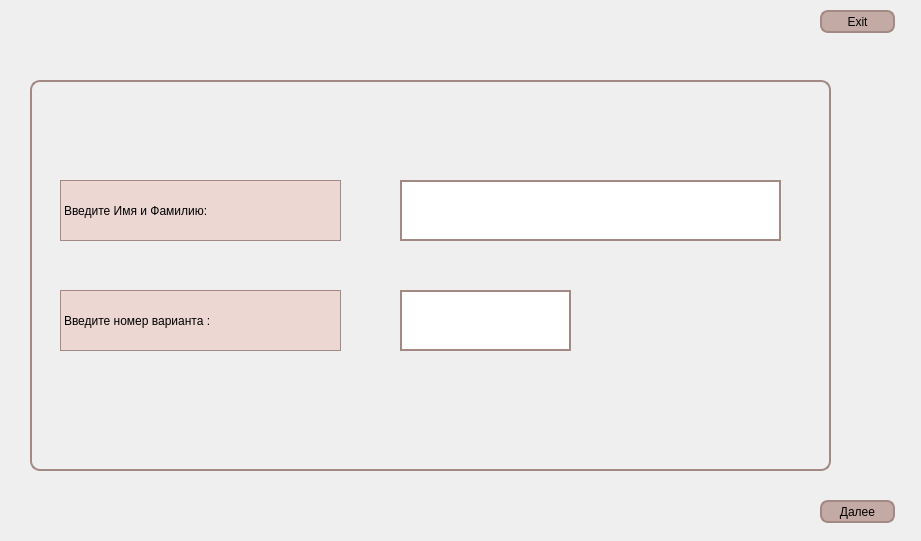
<?xml version="1.0" encoding="UTF-8"?>
<ui version="4.0">
 <class>Name</class>
 <widget class="QWidget" name="Name">
  <property name="geometry">
   <rect>
    <x>0</x>
    <y>0</y>
    <width>921</width>
    <height>541</height>
   </rect>
  </property>
  <property name="windowTitle">
   <string>Form</string>
  </property>
  <property name="styleSheet">
   <string notr="true">Name{
background-color: rgb(255, 240, 245);
}

QPushButton{
border-radius:8px;
border: 2px solid rgb(163, 137, 131);
background-color: rgb(196, 170, 164);
	font: 75 18pt &quot;Times New Roman&quot;;
}
QPushButton::hover{
border: 2px solid rgb(163, 137, 131);
background-color: rgb(214, 186, 180);
}
QLabel{
font: 75 18pt &quot;Times New Roman&quot;;
/*background-color: rgb(212, 188, 181);*/
background-color: rgb(236, 215, 210);
border: 1px solid rgb(163, 137, 131);
}
QLineEdit{
font: 75 18pt &quot;Times New Roman&quot;;
border: 2px solid rgb(163, 137, 131);
}
QGroupBox{
border-radius:10px;
border: 2px solid rgb(163, 137, 131);
}</string>
  </property>
  <widget class="QGroupBox" name="groupBox">
   <property name="geometry">
    <rect>
     <x>30</x>
     <y>80</y>
     <width>801</width>
     <height>391</height>
    </rect>
   </property>
   <property name="title">
    <string/>
   </property>
   <widget class="QLabel" name="label">
    <property name="geometry">
     <rect>
      <x>30</x>
      <y>100</y>
      <width>281</width>
      <height>61</height>
     </rect>
    </property>
    <property name="text">
     <string>Введите Имя и Фамилию:</string>
    </property>
   </widget>
   <widget class="QLabel" name="label_2">
    <property name="geometry">
     <rect>
      <x>30</x>
      <y>210</y>
      <width>281</width>
      <height>61</height>
     </rect>
    </property>
    <property name="text">
     <string>Введите номер варианта :</string>
    </property>
   </widget>
   <widget class="QLineEdit" name="lineEdit">
    <property name="geometry">
     <rect>
      <x>370</x>
      <y>100</y>
      <width>381</width>
      <height>61</height>
     </rect>
    </property>
   </widget>
   <widget class="QLineEdit" name="lineEdit_2">
    <property name="geometry">
     <rect>
      <x>370</x>
      <y>210</y>
      <width>171</width>
      <height>61</height>
     </rect>
    </property>
    <property name="text">
     <string/>
    </property>
   </widget>
  </widget>
  <widget class="QPushButton" name="pushButton">
   <property name="geometry">
    <rect>
     <x>820</x>
     <y>10</y>
     <width>75</width>
     <height>23</height>
    </rect>
   </property>
   <property name="text">
    <string>Exit</string>
   </property>
  </widget>
  <widget class="QPushButton" name="pushButton_2">
   <property name="geometry">
    <rect>
     <x>820</x>
     <y>500</y>
     <width>75</width>
     <height>23</height>
    </rect>
   </property>
   <property name="text">
    <string>Далее</string>
   </property>
  </widget>
 </widget>
 <resources/>
 <connections/>
</ui>
